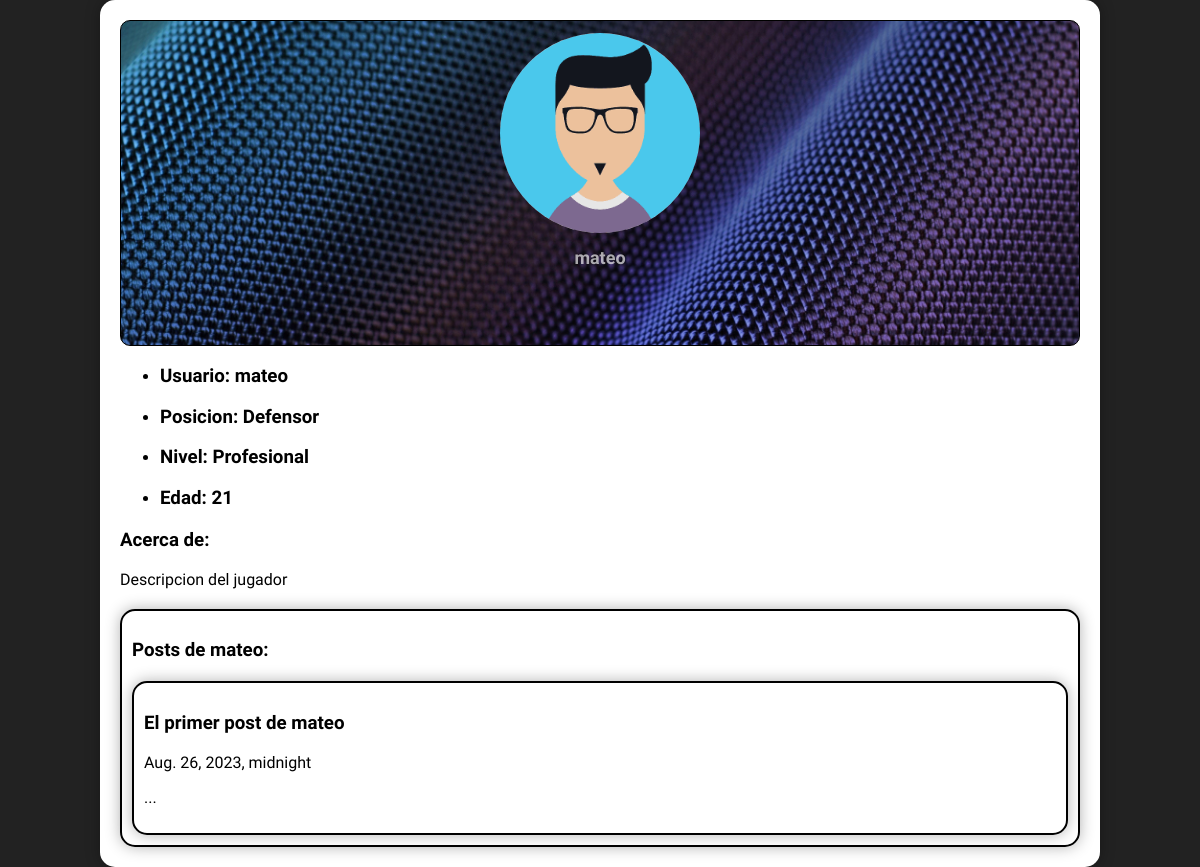
/profile/mateo/ (signed in), run on an earlier commit of the app's database.
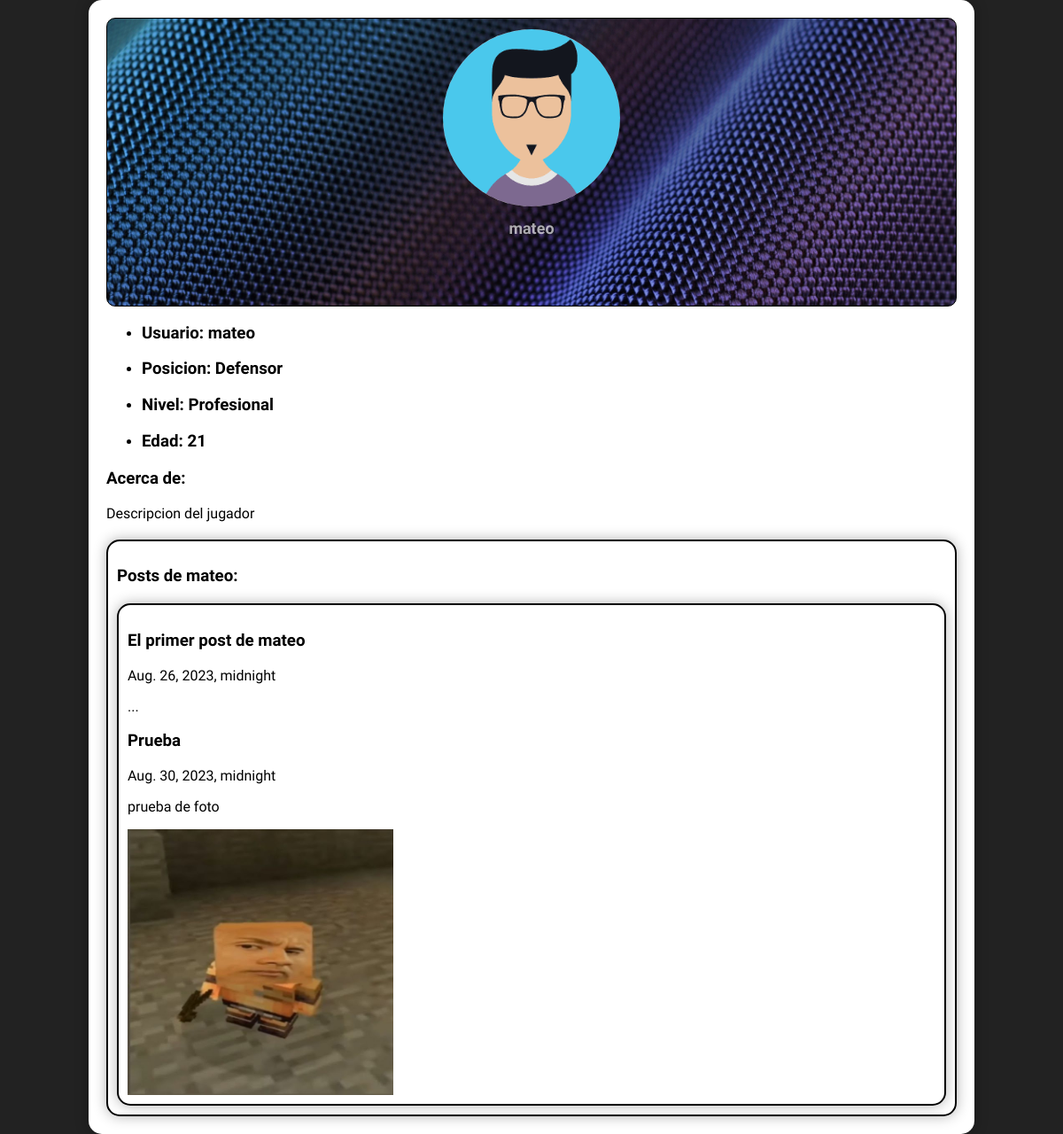
And on a later commit of the database.
### sitio/models.py (models this page shows, shortened)
class Post(models.Model):
    user = models.ForeignKey(User, on_delete=models.CASCADE, related_name='posts',null = True, blank = True)
    titulo = models.CharField(max_length=50)
    texto = models.CharField(max_length=500)
    fecha = models.DateTimeField()
    multimedia = models.ImageField(upload_to="UsersMultimedia", null = True)
    verificado = models.BooleanField(default=False)

### sitio/views.py (the view)
# urls.py: path('profile/<str:username>/', views.profile, name='profile'),
@login_required
def profile(request, username=None):
    current_user = request.user
    if username and username != current_user.username:
        user = User.objects.get(username=username)
        posts = user.posts.all()
    else:
        posts = current_user.posts.all()
        user = current_user
    profile = Profile.objects.get(user=user)
    return render(request, 'profile.html', {'user':user, 'posts':posts, 'profile':profile})

### sitio/models.py (called while the page is built)
    def __str__(self):
        return self.nombre

    def __str__(self):
        return self.nombre

### sitio/templates/profile.html (shortened to what this page needs)
{% block content %}
{% load static %}
<head>
	<link rel="stylesheet" type="text/css" href='{% static "css/style_profile.css"%}'>
</head>
<body>
    <div class="container">
        <div class="header" style="background-image: url('/media/default_background.jpg');">
            <img class="avatar" src={{user.profile_set.get.image.url}}>
            <h1 class="user-name">{{ user.username }}</h1>
        </div>
        <ul>
            <li>
                <h3> Usuario: {{user.username}}</h3>
            </li>
            <li>
                <h3> Posicion: {{profile.posicion}}</h3>
            </li>
            <li>
                <h3> Nivel: {{profile.nivel}}</h3>
            </li>
            <li>
                <h3> Edad: {{profile.edad}}</h3>
            </li>
        </ul>
        <div class="descripcion">
            <h3>Acerca de: </h3>
            <p>
                Descripcion del jugador
            </p>
        </div>
        <div class="posteos">
            <h3>Posts de {{ user.username }}:</h3>
            <div class="posteos" encrypte="multipart/from-data">
                {% for post in posts %}
                    <div class="user-post">
                    <div class="post-content">
                        <h3 class="post-title">{{ post.titulo }}</h3>
                        <p class="post-date">{{ post.fecha }}</p>
                        <p class="post-text">{{ post.texto }}</p>
                        {% if post.multimedia %}
                        <img class="post-multimedia" src="/media/{{post.multimedia}}/" width="300" height="300">
                        {% endif %}
                    </div>
                    </div>
                {% endfor %}
            </div>
        </div>
    </div>
</body>
{% endblock %}

What changed in the data, as far as the page shows it:
added Post: titulo "Prueba", fecha "Aug. 30, 2023, midnight", texto "prueba de foto", multimedia (picture)
